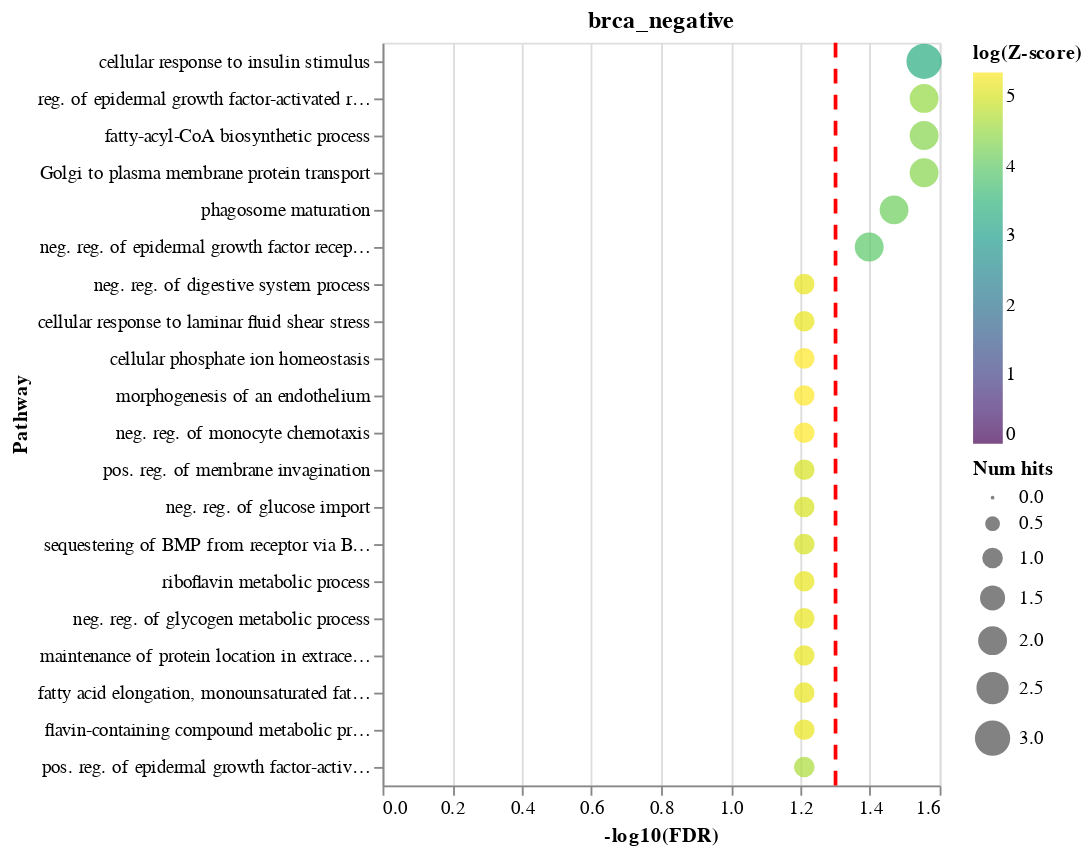

Write notebook code for a chart like this one.
### Code cell
gse_consensus(disease, direction)

### Figure 1 — Vega-Lite specification as saved in the notebook (floating-point values rounded to 4 significant figures)
{"config": {"view": {"continuousWidth": 300, "continuousHeight": 300}}, "layer": [{"data": {"name": "data-6cd6af99b2f66ed3a3e672ae9ed871cd"}, "mark": {"type": "circle"}, "encoding": {"color": {"field": "log(Z-score)", "scale": {"domainMin": 0, "scheme": "viridis"}, "type": "quantitative"}, "size": {"field": "Num hits", "type": "quantitative"}, "x": {"field": "-log10(FDR)", "type": "quantitative"}, "y": {"field": "Pathway", "sort": {"encoding": "x", "order": "descending"}, "type": "nominal"}}, "title": "brca_negative"}, {"data": {"name": "empty"}, "mark": {"type": "rule", "color": "red", "strokeDash": [8, 6], "strokeWidth": 2}, "encoding": {"x": {"datum": 1.301}}}], "$schema": "https://vega.github.io/schema/vega-lite/v5.20.1.json", "datasets": {"data-6cd6af99b2f66ed3a3e672ae9ed871cd": [{"Rank": 1, "Term name": "cellular response to insulin stimulus", "P-value": 0.0002758, "Z-score": 27.81, "Combined score": 227.9, "Overlapping genes": ["RAB31", "ENPP1", "ATP6V1C1"], "Adjusted p-value": 0.02784, "Old p-value": 0, "Old adjusted p-value": 0, "Num hits": 3, "-log10(FDR)": 1.555, "Pathway": "cellular response to insulin stimulus", "log(Z-score)": 3.325}, {"Rank": 2, "Term name": "reg. of epidermal growth factor-activated receptor activity", "P-value": 0.0003285, "Z-score": 88.69, "Combined score": 711.4, "Overlapping genes": ["GPRC5A", "AREG"], "Adjusted p-value": 0.02784, "Old p-value": 0, "Old adjusted p-value": 0, "Num hits": 2, "-log10(FDR)": 1.555, "Pathway": "reg. of epidermal growth factor-activated receptor activity", "log(Z-score)": 4.485}, {"Rank": 3, "Term name": "fatty-acyl-CoA biosynthetic process", "P-value": 0.0004064, "Z-score": 79.17, "Combined score": 618.2, "Overlapping genes": ["ELOVL5", "FASN"], "Adjusted p-value": 0.02784, "Old p-value": 0, "Old adjusted p-value": 0, "Num hits": 2, "-log10(FDR)": 1.555, "Pathway": "fatty-acyl-CoA biosynthetic process", "log(Z-score)": 4.372}, {"Rank": 4, "Term name": "Golgi to plasma membrane protein transport", "P-value": 0.0004064, "Z-score": 79.17, "Combined score": 618.2, "Overlapping genes": ["RAB31", "KRT18"], "Adjusted p-value": 0.02784, "Old p-value": 0, "Old adjusted p-value": 0, "Num hits": 2, "-log10(FDR)": 1.555, "Pathway": "Golgi to plasma membrane protein transport", "log(Z-score)": 4.372}, {"Rank": 5, "Term name": "phagosome maturation", "P-value": 0.0006196, "Z-score": 63.32, "Combined score": 467.7, "Overlapping genes": ["RAB31", "ATP6V1C1"], "Adjusted p-value": 0.03395, "Old p-value": 0, "Old adjusted p-value": 0, "Num hits": 2, "-log10(FDR)": 1.469, "Pathway": "phagosome maturation", "log(Z-score)": 4.148}, {"Rank": 6, "Term name": "neg. reg. of epidermal growth factor receptor signaling pathway", "P-value": 0.0008764, "Z-score": 52.75, "Combined score": 371.3, "Overlapping genes": ["GPRC5A", "AREG"], "Adjusted p-value": 0.04002, "Old p-value": 0, "Old adjusted p-value": 0, "Num hits": 2, "-log10(FDR)": 1.398, "Pathway": "neg. reg. of epidermal growth factor receptor signaling pathway", "log(Z-score)": 3.965}, {"Rank": 28, "Term name": "neg. reg. of digestive system process", "P-value": 0.00698, "Z-score": 175.2, "Combined score": 869.9, "Overlapping genes": ["PTGER3"], "Adjusted p-value": 0.06149, "Old p-value": 0, "Old adjusted p-value": 0, "Num hits": 1, "-log10(FDR)": 1.211, "Pathway": "neg. reg. of digestive system process", "log(Z-score)": 5.166}, {"Rank": 22, "Term name": "cellular response to laminar fluid shear stress", "P-value": 0.00698, "Z-score": 175.2, "Combined score": 869.9, "Overlapping genes": ["KLF2"], "Adjusted p-value": 0.06149, "Old p-value": 0, "Old adjusted p-value": 0, "Num hits": 1, "-log10(FDR)": 1.211, "Pathway": "cellular response to laminar fluid shear stress", "log(Z-score)": 5.166}, {"Rank": 21, "Term name": "cellular phosphate ion homeostasis", "P-value": 0.005986, "Z-score": 210.3, "Combined score": 1076.0, "Overlapping genes": ["ENPP1"], "Adjusted p-value": 0.06149, "Old p-value": 0, "Old adjusted p-value": 0, "Num hits": 1, "-log10(FDR)": 1.211, "Pathway": "cellular phosphate ion homeostasis", "log(Z-score)": 5.348}, {"Rank": 20, "Term name": "morphogenesis of an endothelium", "P-value": 0.005986, "Z-score": 210.3, "Combined score": 1076.0, "Overlapping genes": ["RHOB"], "Adjusted p-value": 0.06149, "Old p-value": 0, "Old adjusted p-value": 0, "Num hits": 1, "-log10(FDR)": 1.211, "Pathway": "morphogenesis of an endothelium", "log(Z-score)": 5.348}, {"Rank": 19, "Term name": "neg. reg. of monocyte chemotaxis", "P-value": 0.005986, "Z-score": 210.3, "Combined score": 1076.0, "Overlapping genes": ["NBL1"], "Adjusted p-value": 0.06149, "Old p-value": 0, "Old adjusted p-value": 0, "Num hits": 1, "-log10(FDR)": 1.211, "Pathway": "neg. reg. of monocyte chemotaxis", "log(Z-score)": 5.348}, {"Rank": 34, "Term name": "pos. reg. of membrane invagination", "P-value": 0.007973, "Z-score": 150.2, "Combined score": 725.6, "Overlapping genes": ["RAB31"], "Adjusted p-value": 0.06149, "Old p-value": 0, "Old adjusted p-value": 0, "Num hits": 1, "-log10(FDR)": 1.211, "Pathway": "pos. reg. of membrane invagination", "log(Z-score)": 5.012}, {"Rank": 33, "Term name": "neg. reg. of glucose import", "P-value": 0.007973, "Z-score": 150.2, "Combined score": 725.6, "Overlapping genes": ["ENPP1"], "Adjusted p-value": 0.06149, "Old p-value": 0, "Old adjusted p-value": 0, "Num hits": 1, "-log10(FDR)": 1.211, "Pathway": "neg. reg. of glucose import", "log(Z-score)": 5.012}, {"Rank": 32, "Term name": "sequestering of BMP from receptor via BMP binding", "P-value": 0.007973, "Z-score": 150.2, "Combined score": 725.6, "Overlapping genes": ["NBL1"], "Adjusted p-value": 0.06149, "Old p-value": 0, "Old adjusted p-value": 0, "Num hits": 1, "-log10(FDR)": 1.211, "Pathway": "sequestering of BMP from receptor via BMP binding", "log(Z-score)": 5.012}, {"Rank": 31, "Term name": "riboflavin metabolic process", "P-value": 0.00698, "Z-score": 175.2, "Combined score": 869.9, "Overlapping genes": ["ENPP1"], "Adjusted p-value": 0.06149, "Old p-value": 0, "Old adjusted p-value": 0, "Num hits": 1, "-log10(FDR)": 1.211, "Pathway": "riboflavin metabolic process", "log(Z-score)": 5.166}, {"Rank": 30, "Term name": "neg. reg. of glycogen metabolic process", "P-value": 0.00698, "Z-score": 175.2, "Combined score": 869.9, "Overlapping genes": ["ENPP1"], "Adjusted p-value": 0.06149, "Old p-value": 0, "Old adjusted p-value": 0, "Num hits": 1, "-log10(FDR)": 1.211, "Pathway": "neg. reg. of glycogen metabolic process", "log(Z-score)": 5.166}, {"Rank": 29, "Term name": "maintenance of protein location in extracellular region", "P-value": 0.00698, "Z-score": 175.2, "Combined score": 869.9, "Overlapping genes": ["NBL1"], "Adjusted p-value": 0.06149, "Old p-value": 0, "Old adjusted p-value": 0, "Num hits": 1, "-log10(FDR)": 1.211, "Pathway": "maintenance of protein location in extracellular region", "log(Z-score)": 5.166}, {"Rank": 23, "Term name": "fatty acid elongation, monounsaturated fatty acid", "P-value": 0.00698, "Z-score": 175.2, "Combined score": 869.9, "Overlapping genes": ["ELOVL5"], "Adjusted p-value": 0.06149, "Old p-value": 0, "Old adjusted p-value": 0, "Num hits": 1, "-log10(FDR)": 1.211, "Pathway": "fatty acid elongation, monounsaturated fatty acid", "log(Z-score)": 5.166}, {"Rank": 27, "Term name": "flavin-containing compound metabolic process", "P-value": 0.00698, "Z-score": 175.2, "Combined score": 869.9, "Overlapping genes": ["ENPP1"], "Adjusted p-value": 0.06149, "Old p-value": 0, "Old adjusted p-value": 0, "Num hits": 1, "-log10(FDR)": 1.211, "Pathway": "flavin-containing compound metabolic process", "log(Z-score)": 5.166}, {"Rank": 42, "Term name": "pos. reg. of epidermal growth factor-activated receptor activity", "P-value": 0.01095, "Z-score": 105.1, "Combined score": 474.5, "Overlapping genes": ["AREG"], "Adjusted p-value": 0.06149, "Old p-value": 0, "Old adjusted p-value": 0, "Num hits": 1, "-log10(FDR)": 1.211, "Pathway": "pos. reg. of epidermal growth factor-activated receptor activity", "log(Z-score)": 4.655}], "empty": [{}]}}
